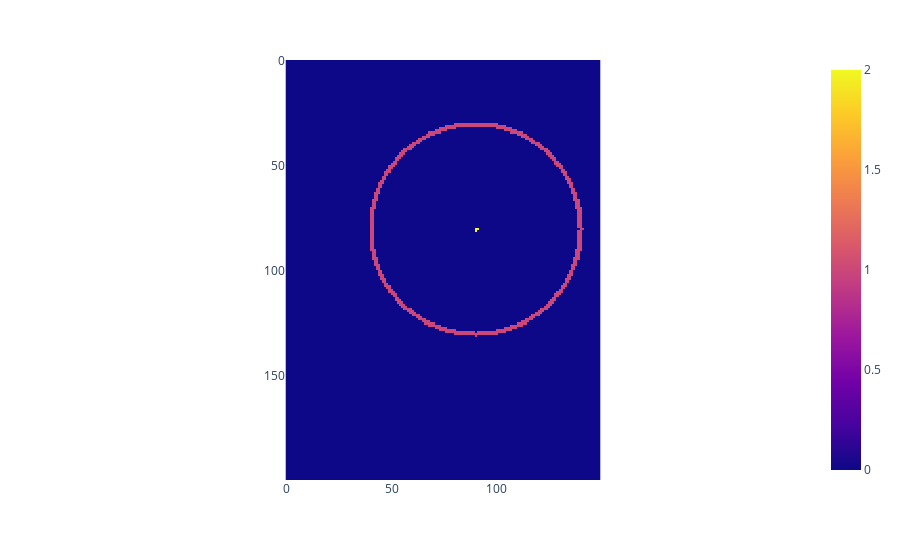

The code cell stored with this chart in its notebook:
### Markdown cell above
## Circle

### Code cell
center = np.array((3, 4))
radius = 5
tol = 0.1

scene = dict(
    xRange=(-5, 15),
    yRange=(-5, 10),
    xResol=0.1,
    yResol=0.1,
)

ds = DenseScene(scene)
m = ds.mkEmptyMap()

for j in tqdm(range(ds.nx)):
    for k in range(ds.ny):
        xy = ds.mesh_grid[j][k]
        if abs(na.norm(xy - center) - radius) < tol:
            m[j, k] = 1
            
        if abs(na.norm(xy - center)) < tol:
            m[j, k] = 2

fig = px.imshow(m)
fig.show()

### Figure 1 — Plotly figure (JSON) as saved in the notebook; plotly's stock layout.template omitted (floating-point values rounded to 4 significant figures; data arrays with more than 128 entries replaced by an {"elided": "..."} marker saying what was removed)
{"data": [{"coloraxis": "coloraxis", "hovertemplate": "x: %{x}<br>y: %{y}<br>color: %{z}<extra></extra>", "name": "0", "type": "heatmap", "xaxis": "x", "yaxis": "y", "z": {"elided": "200x150 int values"}}], "layout": {"coloraxis": {"colorscale": [[0, "#0d0887"], [0.1111, "#46039f"], [0.2222, "#7201a8"], [0.3333, "#9c179e"], [0.4444, "#bd3786"], [0.5556, "#d8576b"], [0.6667, "#ed7953"], [0.7778, "#fb9f3a"], [0.8889, "#fdca26"], [1, "#f0f921"]]}, "margin": {"t": 60}, "xaxis": {"anchor": "y", "constrain": "domain", "domain": [0, 1], "scaleanchor": "y"}, "yaxis": {"anchor": "x", "autorange": "reversed", "constrain": "domain", "domain": [0, 1]}}}
